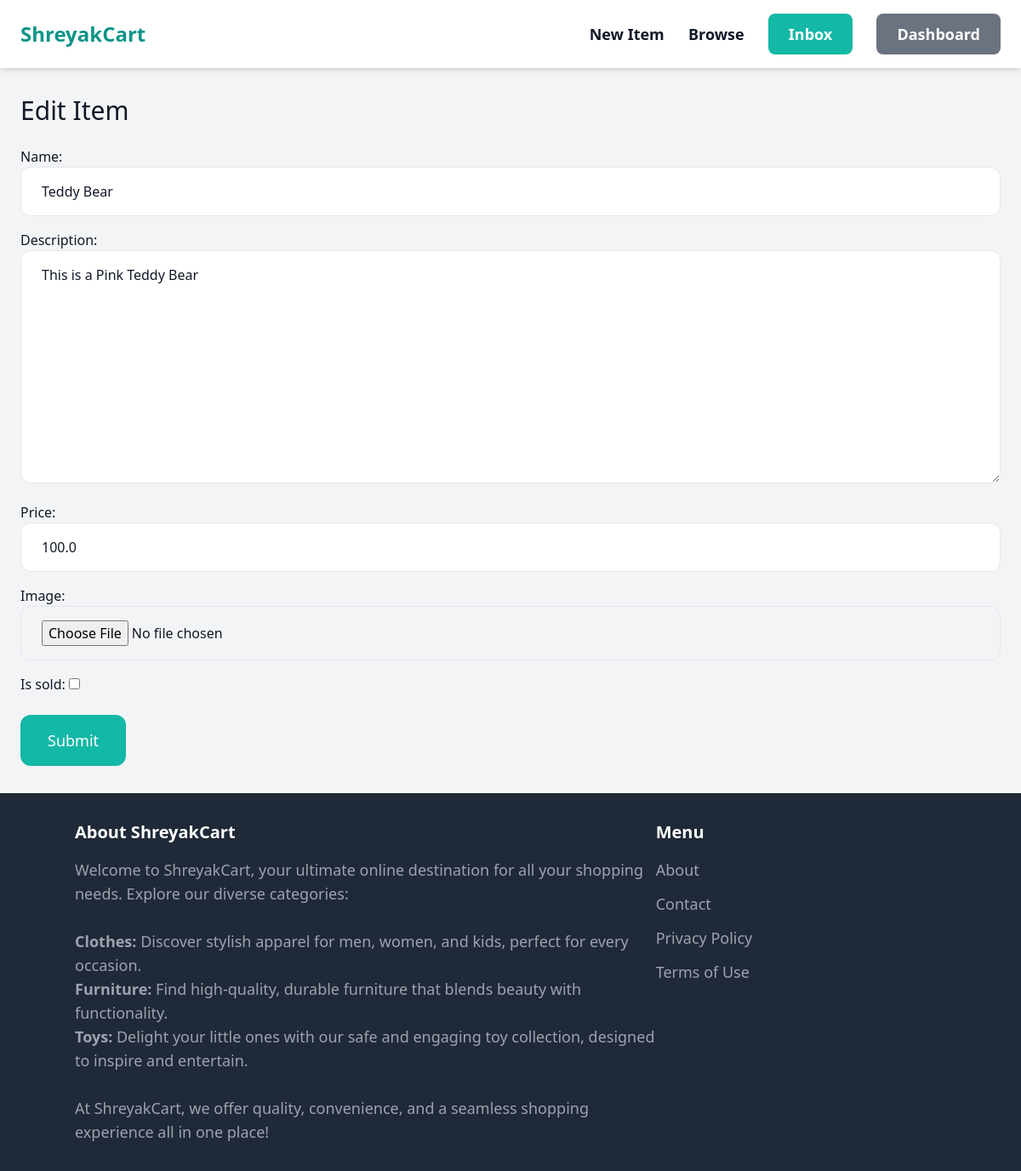
The page /items/1/edit/ (signed in) on the database its author committed.
### item/models.py (models this page shows, shortened)
class Item(models.Model):
    category = models.ForeignKey(Category, related_name='items', on_delete=models.CASCADE)
    name = models.CharField(max_length=255)
    description = models.TextField(blank=True, null=True)
    price = models.FloatField()
    image = models.ImageField(upload_to='item_images', blank=True, null=True)
    is_sold = models.BooleanField(default=False)
    created_by = models.ForeignKey(User, related_name='items', on_delete=models.CASCADE)
    created_at = models.DateTimeField(auto_now_add=True)

### item/views.py (the view)
# urls.py: path('<int:pk>/edit/', views.edit, name='edit'),
@login_required
def edit(request, pk):
    item = get_object_or_404(Item, pk=pk, created_by=request.user)
    if request.method == 'POST':
        form = EditItemForm(request.POST, request.FILES, instance=item)
        if form.is_valid():
            form.save()
            return redirect('item:detail', pk=item.id)
    else:
        form = EditItemForm(instance=item)
    return render(request, 'item/form.html', {'form': form, 'title': 'Edit Item'})

### item/forms.py
class EditItemForm(forms.ModelForm):
    class Meta:
        model = Item
        fields = ('name', 'description', 'price', 'image','is_sold')
        widgets ={
            'name':forms.TextInput(attrs={'class': INPUT_CLASSES}),
            'description':forms.Textarea(attrs={'class': INPUT_CLASSES}),
            'price':forms.TextInput(attrs={'class': INPUT_CLASSES}),
            'image':forms.FileInput(attrs={'class': INPUT_CLASSES}),
            }

### item/templates/item/form.html (shortened to what this page needs)
{% extends 'core/base.html' %}
{% block content %}
<h1 class="mb-6 text-3xl">{{ title }}</h1>
<form method="post" action="." enctype="multipart/form-data">
    <div class="space-y-4">
        {{ form.as_p }}
    </div>
    <button class="mt-6 py-4 px-8 text-lg bg-teal-500 hover:bg-teal-700 rounded-xl text-white">
        Submit
    </button>
</form>
{% endblock %}

### rows shown on the page
Item: name "Teddy Bear", description "This is a Pink Teddy Bear", price "100.0"

### other values the page prints
{{ title }} "Edit Item"
